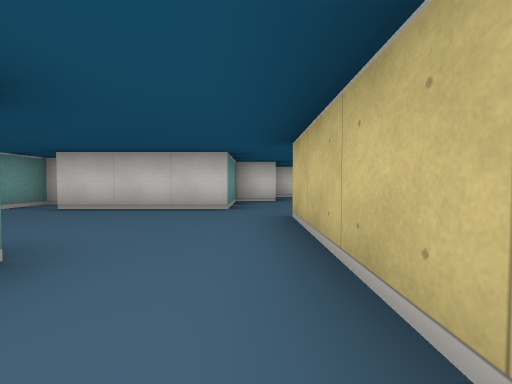
[1] (above)

16 first-person views from a walk through a cub3D level. The camera is about half as high as the walls, tilts 2° down and sees 90° across. The floor is counted in squares. Each view is taken from the middle of a square. On the plan, view 1 faces up. The plan holds only what a view shows up to about 9 squares ahead; the rest is blank.

[2]
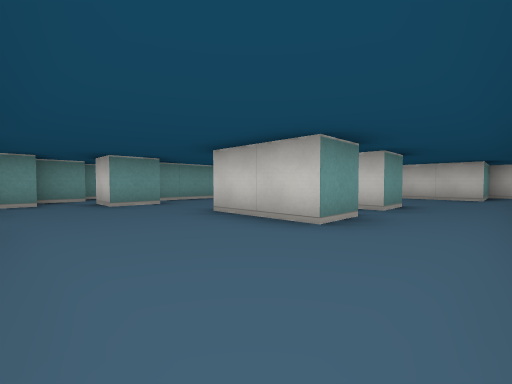

[3]
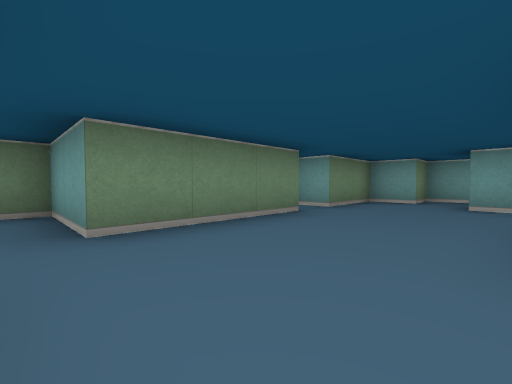

[4]
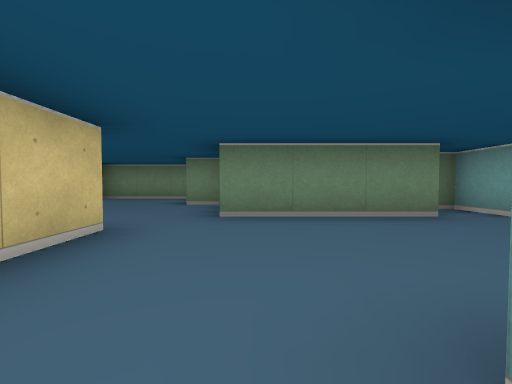

[5]
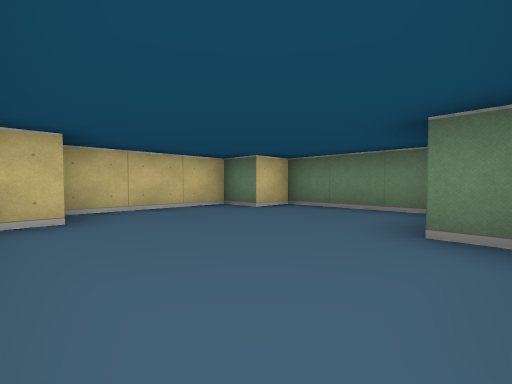

[6]
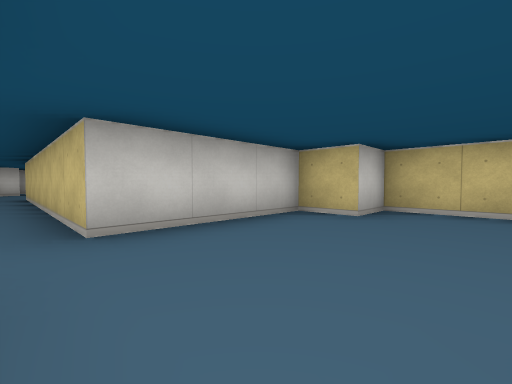

[7]
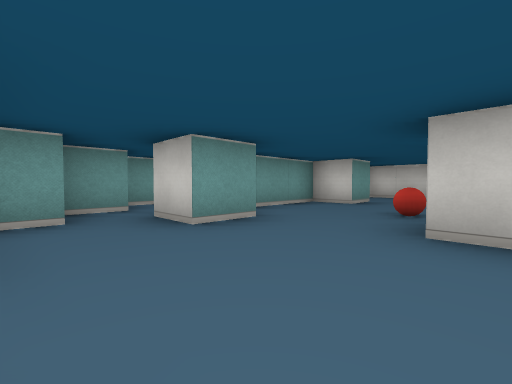

[8]
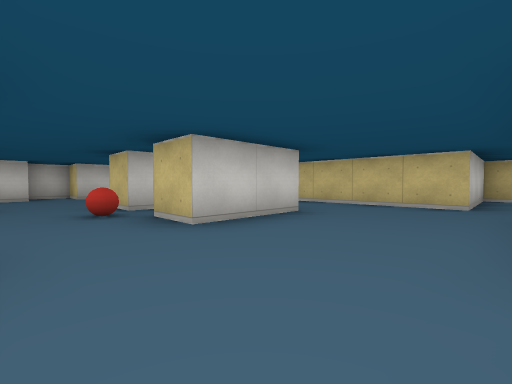

[9]
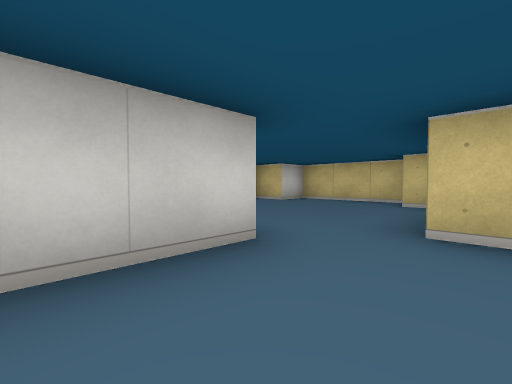

[10]
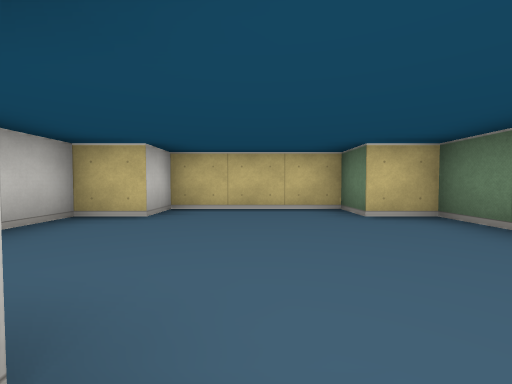

[11]
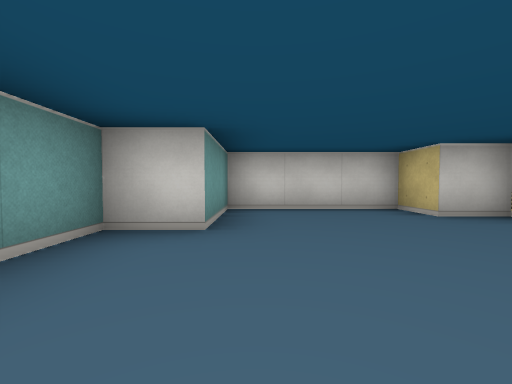

[12]
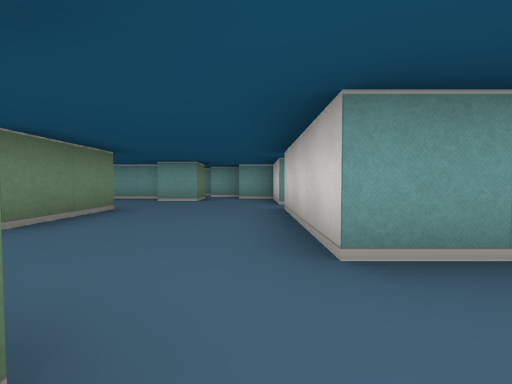

[13]
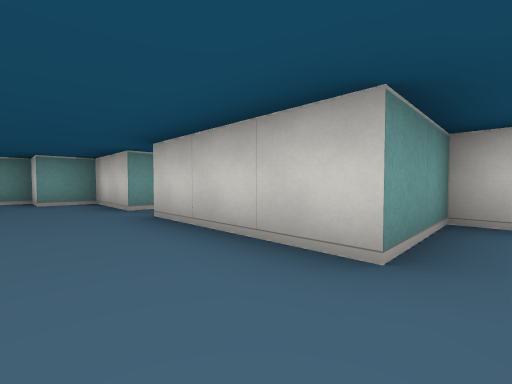

[14]
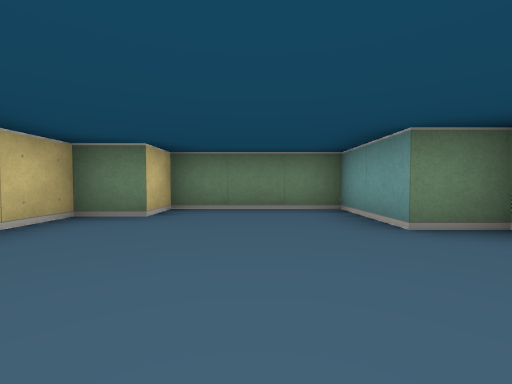

[15]
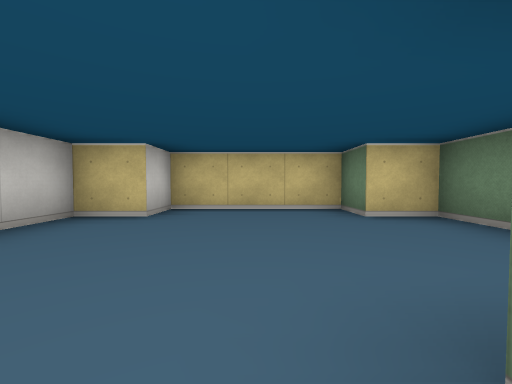

[16]
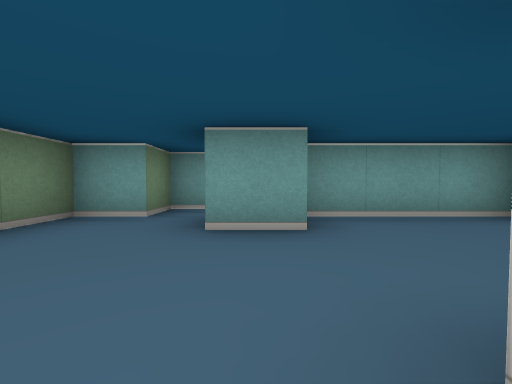

### Floor plan
Ten units are one square. View 1 is at (0, 0); x grows to the right and y downward. Boxes are objects, and circles mark ways between rooms. Rooms are numbered by the first view taken in them; rooms with no view inside come last. Other rooms are left out.
<svg viewBox="-80 -90 130 180">
<path fill="none" stroke="#000" d="M-55 -15 -65 -15 -65 14M-15 -5 -35 -5M5 5 5 -5M-36 45 -5 45 -5 65 5 65 5 85 35 85 35 75 45 75 45 45 35 45 35 35 5 35 5 5M-15 4 -15 15 -35 15 -35 5M-55 14 -55 25 -65 25M-75 24 -75 35 -65 35 -65 45 -45 45 -45 55 -41 55M24 -35 35 -35 35 -45 45 -45 45 -75 35 -75 35 -85 5 -85 5 -65 -5 -65 -5 -45 -35 -45 -35 -55 -45 -55 -45 -45 -65 -45 -65 -35 -75 -35 -75 -25M5 -5 5 -35M-35 -5 -35 -15 -15 -15 -15 -5M-65 -25 -55 -25 -55 -15"/>
<rect x="-45" y="-5" width="10" height="10" fill="#bbb"><title>ball</title></rect>
<circle cx="-5" cy="10" r="3" fill="#2a7"/>
<circle cx="-50" cy="10" r="3" fill="#2a7"/>
<circle cx="-5" cy="-10" r="3" fill="#2a7"/>
<circle cx="-50" cy="-10" r="3" fill="#2a7"/>
<text x="-40" y="0">1</text>
<text x="-10" y="40">2</text>
<text x="-10" y="-40">3</text>
</svg>
Room 1 opens to room 2. Room 1 opens to room 3.

Where each view was taken, in squares from view 1:
view 1: 0 up, 0 right, facing up
view 2: 4 down, 0 right, facing up-left
view 3: 2 down, 0 right, facing down-left
view 4: 1 down, 1 left, facing down
view 5: 4 down, 0 right, facing down-right
view 6: 6 down, 0 right, facing up-right
view 7: 4 down, 3 left, facing up-left
view 8: 4 down, 5 left, facing up-right
view 9: 3 up, 2 left, facing up-right
view 10: 6 up, 0 right, facing right
view 11: 4 up, 1 right, facing up
view 12: 4 up, 1 right, facing left
view 13: 3 up, 0 right, facing up-left
view 14: 4 down, 2 right, facing down
view 15: 6 down, 0 right, facing right
view 16: 2 down, 3 left, facing left
